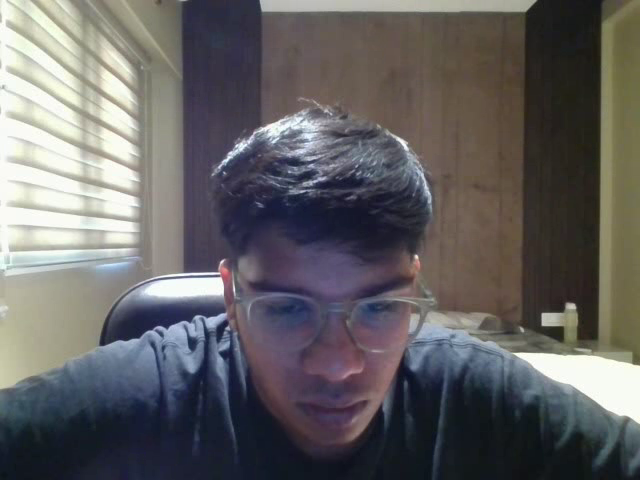
#> input picture frame 29 of Images/output.avi, 640 x 480 px, given in place of the camera
$ python project2.py
#> lines starting #> are read from the running program, lines starting #| are printed output that depends on the picture
import cv2

cap = cv2.VideoCapture(0)
print(cap)
fourcc = cv2.VideoWriter_fourcc(*"XVID")
output = cv2.VideoWriter("output.avi",fourcc,20.0,(640,480),0)

while cap.isOpened():
    ret,frame = cap.read()
#> frame is the input picture: shape (480, 640, 3); mean B, G, R 98.7, 97.7, 99.7
    if ret == True:

        gray = cv2.cvtColor(frame, cv2.COLOR_BGR2GRAY)
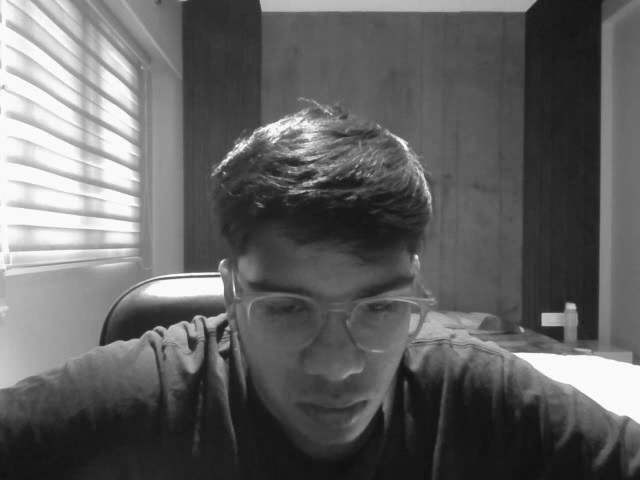
#> gray: shape (480, 640); min 15, max 255, mean 98.4
        frame = cv2.flip(frame,0)
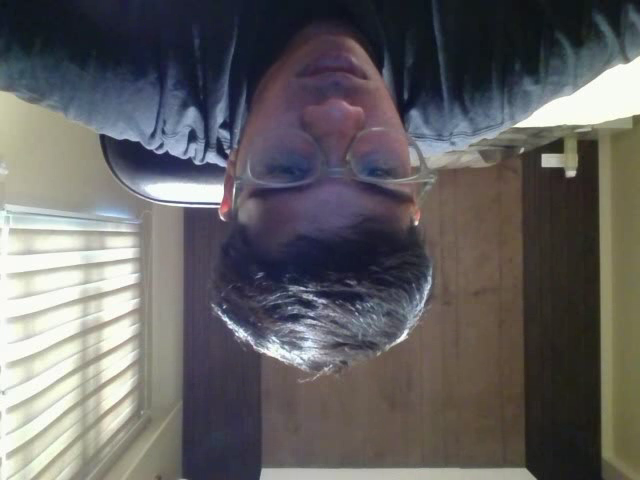
#> frame: shape (480, 640, 3); mean B, G, R 98.7, 97.7, 99.7
        cv2.imshow("frame", frame)
        cv2.imshow("gray", gray)
        output.write(frame)
        output.write(gray)
        k = cv2.waitKey(25)
#> (key Esc is pressed here)
        if k == ord("r"):
            break


cap.release()
output.release()
cv2.destroyAllWindows()

$ run again, starting later in the video
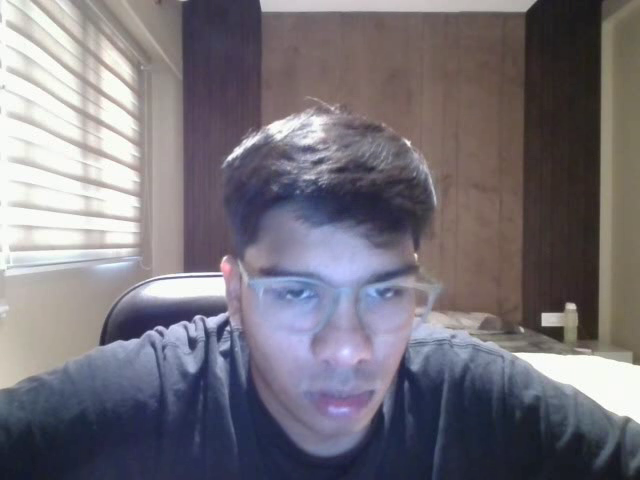
#> input picture frame 130 of Images/output.avi, 640 x 480 px, given in place of the camera
#> frame is the input picture: shape (480, 640, 3); mean B, G, R 122.7, 114.5, 118.7
#> `gray = cv2.cvtColor(frame, cv2.COLOR_BGR2GRAY)`:
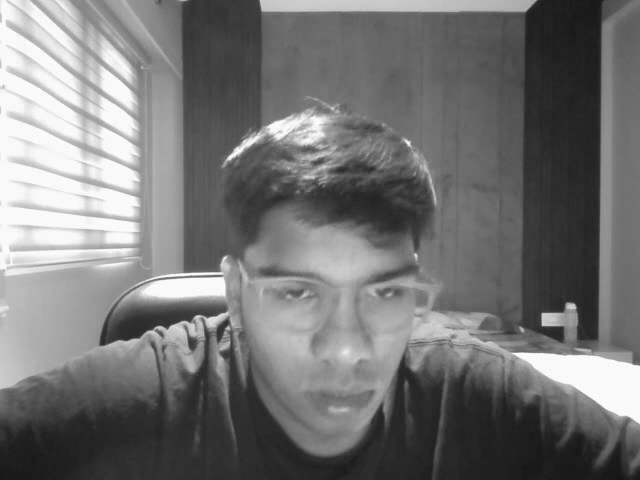
#> gray: shape (480, 640); min 22, max 255, mean 116.7
#> `frame = cv2.flip(frame,0)`:
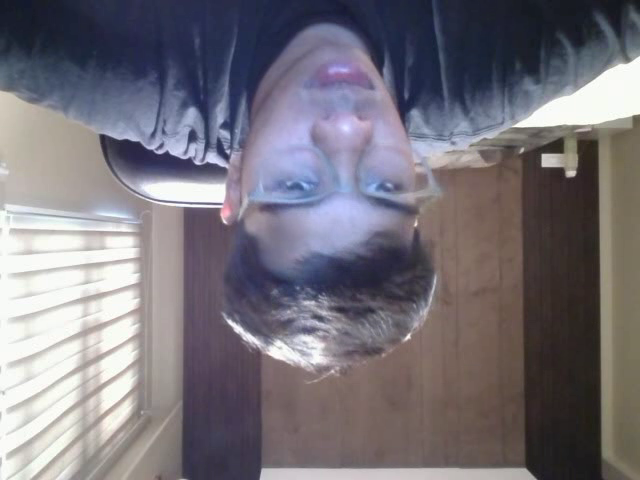
#> frame: shape (480, 640, 3); mean B, G, R 122.7, 114.5, 118.7

$ run again, starting later in the video
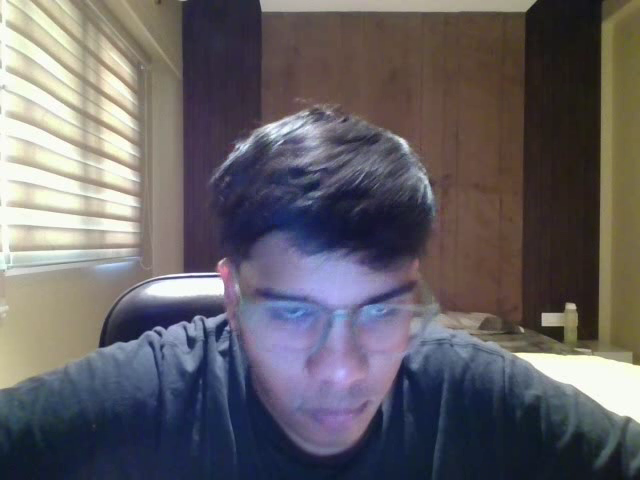
#> input picture frame 232 of Images/output.avi, 640 x 480 px, given in place of the camera
#> frame is the input picture: shape (480, 640, 3); mean B, G, R 102.1, 97.4, 101.3
#> `gray = cv2.cvtColor(frame, cv2.COLOR_BGR2GRAY)`:
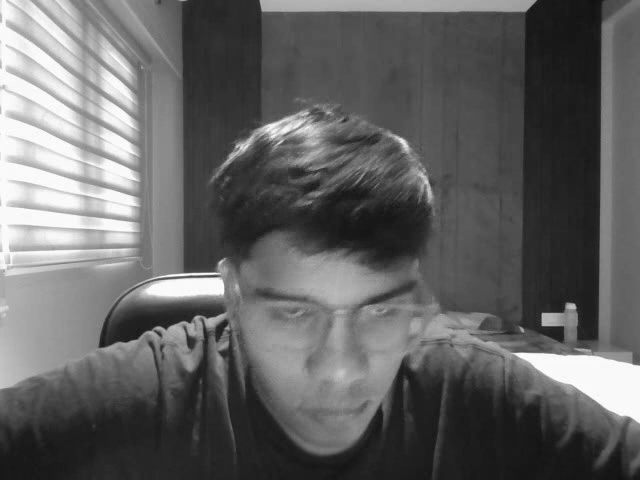
#> gray: shape (480, 640); min 17, max 255, mean 99.1
#> `frame = cv2.flip(frame,0)`:
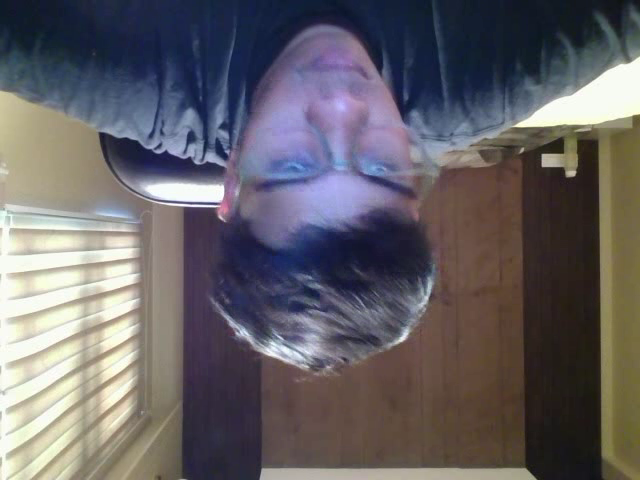
#> frame: shape (480, 640, 3); mean B, G, R 102.1, 97.4, 101.3
